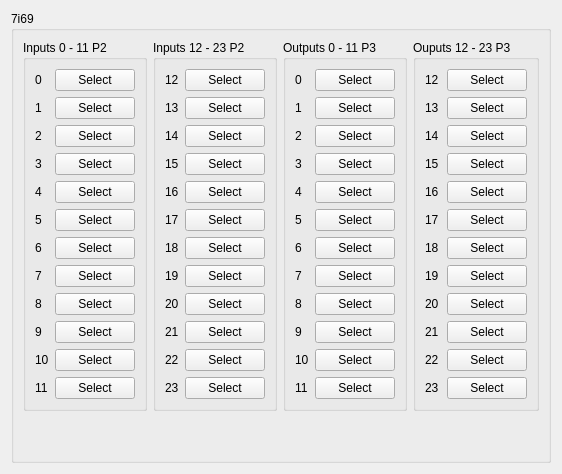
          <widget class="QWidget" name="ss7i69">
           <layout class="QGridLayout" name="gridLayout_74">
            <item row="0" column="0">
             <widget class="QGroupBox" name="groupBox_33">
              <property name="title">
               <string>7i69</string>
              </property>
              <layout class="QGridLayout" name="gridLayout_84">
               <item row="0" column="0">
                <widget class="QGroupBox" name="groupBox_40">
                 <property name="title">
                  <string>Inputs 0 - 11 P2</string>
                 </property>
                 <layout class="QGridLayout" name="gridLayout_81">
                  <item row="2" column="0">
                   <widget class="QLabel" name="label_546">
                    <property name="text">
                     <string>2</string>
                    </property>
                   </widget>
                  </item>
                  <item row="12" column="0">
                   <widget class="QLabel" name="label_550">
                    <property name="text">
                     <string>11</string>
                    </property>
                   </widget>
                  </item>
                  <item row="1" column="0">
                   <widget class="QLabel" name="label_548">
                    <property name="text">
                     <string>1</string>
                    </property>
                   </widget>
                  </item>
                  <item row="6" column="0">
                   <widget class="QLabel" name="label_547">
                    <property name="text">
                     <string>6</string>
                    </property>
                   </widget>
                  </item>
                  <item row="3" column="0">
                   <widget class="QLabel" name="label_556">
                    <property name="text">
                     <string>3</string>
                    </property>
                   </widget>
                  </item>
                  <item row="0" column="0">
                   <widget class="QLabel" name="label_413">
                    <property name="text">
                     <string>0</string>
                    </property>
                   </widget>
                  </item>
                  <item row="7" column="0">
                   <widget class="QLabel" name="label_551">
                    <property name="text">
                     <string>7</string>
                    </property>
                   </widget>
                  </item>
                  <item row="9" column="0">
                   <widget class="QLabel" name="label_554">
                    <property name="text">
                     <string>8</string>
                    </property>
                   </widget>
                  </item>
                  <item row="5" column="0">
                   <widget class="QLabel" name="label_555">
                    <property name="text">
                     <string>5</string>
                    </property>
                   </widget>
                  </item>
                  <item row="4" column="0">
                   <widget class="QLabel" name="label_549">
                    <property name="text">
                     <string>4</string>
                    </property>
                   </widget>
                  </item>
                  <item row="10" column="0">
                   <widget class="QLabel" name="label_552">
                    <property name="text">
                     <string>9</string>
                    </property>
                   </widget>
                  </item>
                  <item row="11" column="0">
                   <widget class="QLabel" name="label_553">
                    <property name="text">
                     <string>10</string>
                    </property>
                   </widget>
                  </item>
                  <item row="0" column="1">
                   <widget class="QPushButton" name="ss7i69in_0">
                    <property name="text">
                     <string>Select</string>
                    </property>
                   </widget>
                  </item>
                  <item row="1" column="1">
                   <widget class="QPushButton" name="ss7i69in_1">
                    <property name="text">
                     <string>Select</string>
                    </property>
                   </widget>
                  </item>
                  <item row="2" column="1">
                   <widget class="QPushButton" name="ss7i69in_2">
                    <property name="text">
                     <string>Select</string>
                    </property>
                   </widget>
                  </item>
                  <item row="3" column="1">
                   <widget class="QPushButton" name="ss7i69in_3">
                    <property name="text">
                     <string>Select</string>
                    </property>
                   </widget>
                  </item>
                  <item row="4" column="1">
                   <widget class="QPushButton" name="ss7i69in_4">
                    <property name="text">
                     <string>Select</string>
                    </property>
                   </widget>
                  </item>
                  <item row="5" column="1">
                   <widget class="QPushButton" name="ss7i69in_5">
                    <property name="text">
                     <string>Select</string>
                    </property>
                   </widget>
                  </item>
                  <item row="6" column="1">
                   <widget class="QPushButton" name="ss7i69in_6">
                    <property name="text">
                     <string>Select</string>
                    </property>
                   </widget>
                  </item>
                  <item row="7" column="1">
                   <widget class="QPushButton" name="ss7i69in_7">
                    <property name="text">
                     <string>Select</string>
                    </property>
                   </widget>
                  </item>
                  <item row="9" column="1">
                   <widget class="QPushButton" name="ss7i69in_8">
                    <property name="text">
                     <string>Select</string>
                    </property>
                   </widget>
                  </item>
                  <item row="10" column="1">
                   <widget class="QPushButton" name="ss7i69in_9">
                    <property name="text">
                     <string>Select</string>
                    </property>
                   </widget>
                  </item>
                  <item row="11" column="1">
                   <widget class="QPushButton" name="ss7i69in_10">
                    <property name="text">
                     <string>Select</string>
                    </property>
                   </widget>
                  </item>
                  <item row="12" column="1">
                   <widget class="QPushButton" name="ss7i69in_11">
                    <property name="text">
                     <string>Select</string>
                    </property>
                   </widget>
                  </item>
                 </layout>
                </widget>
               </item>
               <item row="0" column="1">
                <widget class="QGroupBox" name="groupBox_42">
                 <property name="title">
                  <string>Inputs 12 - 23 P2</string>
                 </property>
                 <layout class="QGridLayout" name="gridLayout_83">
                  <item row="9" column="0">
                   <widget class="QLabel" name="label_571">
                    <property name="text">
                     <string>21</string>
                    </property>
                   </widget>
                  </item>
                  <item row="3" column="0">
                   <widget class="QLabel" name="label_572">
                    <property name="text">
                     <string>15</string>
                    </property>
                   </widget>
                  </item>
                  <item row="11" column="0">
                   <widget class="QLabel" name="label_570">
                    <property name="text">
                     <string>23</string>
                    </property>
                   </widget>
                  </item>
                  <item row="2" column="0">
                   <widget class="QLabel" name="label_569">
                    <property name="text">
                     <string>14</string>
                    </property>
                   </widget>
                  </item>
                  <item row="5" column="0">
                   <widget class="QLabel" name="label_576">
                    <property name="text">
                     <string>17</string>
                    </property>
                   </widget>
                  </item>
                  <item row="10" column="0">
                   <widget class="QLabel" name="label_575">
                    <property name="text">
                     <string>22</string>
                    </property>
                   </widget>
                  </item>
                  <item row="8" column="0">
                   <widget class="QLabel" name="label_574">
                    <property name="text">
                     <string>20</string>
                    </property>
                   </widget>
                  </item>
                  <item row="4" column="0">
                   <widget class="QLabel" name="label_577">
                    <property name="text">
                     <string>16</string>
                    </property>
                   </widget>
                  </item>
                  <item row="7" column="0">
                   <widget class="QLabel" name="label_578">
                    <property name="text">
                     <string>19</string>
                    </property>
                   </widget>
                  </item>
                  <item row="0" column="0">
                   <widget class="QLabel" name="label_579">
                    <property name="text">
                     <string>12</string>
                    </property>
                   </widget>
                  </item>
                  <item row="6" column="0">
                   <widget class="QLabel" name="label_581">
                    <property name="text">
                     <string>18</string>
                    </property>
                   </widget>
                  </item>
                  <item row="1" column="0">
                   <widget class="QLabel" name="label_580">
                    <property name="text">
                     <string>13</string>
                    </property>
                   </widget>
                  </item>
                  <item row="0" column="1">
                   <widget class="QPushButton" name="ss7i69in_12">
                    <property name="text">
                     <string>Select</string>
                    </property>
                   </widget>
                  </item>
                  <item row="1" column="1">
                   <widget class="QPushButton" name="ss7i69in_13">
                    <property name="text">
                     <string>Select</string>
                    </property>
                   </widget>
                  </item>
                  <item row="2" column="1">
                   <widget class="QPushButton" name="ss7i69in_14">
                    <property name="text">
                     <string>Select</string>
                    </property>
                   </widget>
                  </item>
                  <item row="3" column="1">
                   <widget class="QPushButton" name="ss7i69in_15">
                    <property name="text">
                     <string>Select</string>
                    </property>
                   </widget>
                  </item>
                  <item row="4" column="1">
                   <widget class="QPushButton" name="ss7i69in_16">
                    <property name="text">
                     <string>Select</string>
                    </property>
                   </widget>
                  </item>
                  <item row="5" column="1">
                   <widget class="QPushButton" name="ss7i69in_17">
                    <property name="text">
                     <string>Select</string>
                    </property>
                   </widget>
                  </item>
                  <item row="6" column="1">
                   <widget class="QPushButton" name="ss7i69in_18">
                    <property name="text">
                     <string>Select</string>
                    </property>
                   </widget>
                  </item>
                  <item row="7" column="1">
                   <widget class="QPushButton" name="ss7i69in_19">
                    <property name="text">
                     <string>Select</string>
                    </property>
                   </widget>
                  </item>
                  <item row="8" column="1">
                   <widget class="QPushButton" name="ss7i69in_20">
                    <property name="text">
                     <string>Select</string>
                    </property>
                   </widget>
                  </item>
                  <item row="9" column="1">
                   <widget class="QPushButton" name="ss7i69in_21">
                    <property name="text">
                     <string>Select</string>
                    </property>
                   </widget>
                  </item>
                  <item row="10" column="1">
                   <widget class="QPushButton" name="ss7i69in_22">
                    <property name="text">
                     <string>Select</string>
                    </property>
                   </widget>
                  </item>
                  <item row="11" column="1">
                   <widget class="QPushButton" name="ss7i69in_23">
                    <property name="text">
                     <string>Select</string>
                    </property>
                   </widget>
                  </item>
                 </layout>
                </widget>
               </item>
               <item row="0" column="3">
                <widget class="QGroupBox" name="groupBox_39">
                 <property name="title">
                  <string>Ouputs 12 - 23 P3</string>
                 </property>
                 <layout class="QGridLayout" name="gridLayout_80">
                  <item row="9" column="0">
                   <widget class="QLabel" name="label_535">
                    <property name="text">
                     <string>21</string>
                    </property>
                   </widget>
                  </item>
                  <item row="11" column="0">
                   <widget class="QLabel" name="label_540">
                    <property name="text">
                     <string>23</string>
                    </property>
                   </widget>
                  </item>
                  <item row="8" column="0">
                   <widget class="QLabel" name="label_534">
                    <property name="text">
                     <string>20</string>
                    </property>
                   </widget>
                  </item>
                  <item row="7" column="0">
                   <widget class="QLabel" name="label_533">
                    <property name="text">
                     <string>19</string>
                    </property>
                   </widget>
                  </item>
                  <item row="0" column="0">
                   <widget class="QLabel" name="label_545">
                    <property name="text">
                     <string>12</string>
                    </property>
                   </widget>
                  </item>
                  <item row="1" column="0">
                   <widget class="QLabel" name="label_537">
                    <property name="text">
                     <string>13</string>
                    </property>
                   </widget>
                  </item>
                  <item row="6" column="0">
                   <widget class="QLabel" name="label_544">
                    <property name="text">
                     <string>18</string>
                    </property>
                   </widget>
                  </item>
                  <item row="5" column="0">
                   <widget class="QLabel" name="label_543">
                    <property name="text">
                     <string>17</string>
                    </property>
                   </widget>
                  </item>
                  <item row="4" column="0">
                   <widget class="QLabel" name="label_542">
                    <property name="text">
                     <string>16</string>
                    </property>
                   </widget>
                  </item>
                  <item row="2" column="0">
                   <widget class="QLabel" name="label_536">
                    <property name="text">
                     <string>14</string>
                    </property>
                   </widget>
                  </item>
                  <item row="10" column="0">
                   <widget class="QLabel" name="label_539">
                    <property name="text">
                     <string>22</string>
                    </property>
                   </widget>
                  </item>
                  <item row="3" column="0">
                   <widget class="QLabel" name="label_538">
                    <property name="text">
                     <string>15</string>
                    </property>
                   </widget>
                  </item>
                  <item row="0" column="1">
                   <widget class="QPushButton" name="ss7i69out_12">
                    <property name="text">
                     <string>Select</string>
                    </property>
                   </widget>
                  </item>
                  <item row="1" column="1">
                   <widget class="QPushButton" name="ss7i69out_13">
                    <property name="text">
                     <string>Select</string>
                    </property>
                   </widget>
                  </item>
                  <item row="2" column="1">
                   <widget class="QPushButton" name="ss7i69out_14">
                    <property name="text">
                     <string>Select</string>
                    </property>
                   </widget>
                  </item>
                  <item row="3" column="1">
                   <widget class="QPushButton" name="ss7i69out_15">
                    <property name="text">
                     <string>Select</string>
                    </property>
                   </widget>
                  </item>
                  <item row="4" column="1">
                   <widget class="QPushButton" name="ss7i69out_16">
                    <property name="text">
                     <string>Select</string>
                    </property>
                   </widget>
                  </item>
                  <item row="5" column="1">
                   <widget class="QPushButton" name="ss7i69out_17">
                    <property name="text">
                     <string>Select</string>
                    </property>
                   </widget>
                  </item>
                  <item row="6" column="1">
                   <widget class="QPushButton" name="ss7i69out_18">
                    <property name="text">
                     <string>Select</string>
                    </property>
                   </widget>
                  </item>
                  <item row="7" column="1">
                   <widget class="QPushButton" name="ss7i69out_19">
                    <property name="text">
                     <string>Select</string>
                    </property>
                   </widget>
                  </item>
                  <item row="8" column="1">
                   <widget class="QPushButton" name="ss7i69out_20">
                    <property name="text">
                     <string>Select</string>
                    </property>
                   </widget>
                  </item>
                  <item row="9" column="1">
                   <widget class="QPushButton" name="ss7i69out_21">
                    <property name="text">
                     <string>Select</string>
                    </property>
                   </widget>
                  </item>
                  <item row="10" column="1">
                   <widget class="QPushButton" name="ss7i69out_22">
                    <property name="text">
                     <string>Select</string>
                    </property>
                   </widget>
                  </item>
                  <item row="11" column="1">
                   <widget class="QPushButton" name="ss7i69out_23">
                    <property name="text">
                     <string>Select</string>
                    </property>
                   </widget>
                  </item>
                 </layout>
                </widget>
               </item>
               <item row="0" column="2">
                <widget class="QGroupBox" name="groupBox_41">
                 <property name="title">
                  <string>Outputs 0 - 11 P3</string>
                 </property>
                 <layout class="QGridLayout" name="gridLayout_82">
                  <item row="0" column="0">
                   <widget class="QLabel" name="label_557">
                    <property name="text">
                     <string>0</string>
                    </property>
                   </widget>
                  </item>
                  <item row="1" column="0">
                   <widget class="QLabel" name="label_558">
                    <property name="text">
                     <string>1</string>
                    </property>
                   </widget>
                  </item>
                  <item row="2" column="0">
                   <widget class="QLabel" name="label_559">
                    <property name="text">
                     <string>2</string>
                    </property>
                   </widget>
                  </item>
                  <item row="3" column="0">
                   <widget class="QLabel" name="label_560">
                    <property name="text">
                     <string>3</string>
                    </property>
                   </widget>
                  </item>
                  <item row="4" column="0">
                   <widget class="QLabel" name="label_561">
                    <property name="text">
                     <string>4</string>
                    </property>
                   </widget>
                  </item>
                  <item row="5" column="0">
                   <widget class="QLabel" name="label_562">
                    <property name="text">
                     <string>5</string>
                    </property>
                   </widget>
                  </item>
                  <item row="6" column="0">
                   <widget class="QLabel" name="label_563">
                    <property name="text">
                     <string>6</string>
                    </property>
                   </widget>
                  </item>
                  <item row="7" column="0">
                   <widget class="QLabel" name="label_564">
                    <property name="text">
                     <string>7</string>
                    </property>
                   </widget>
                  </item>
                  <item row="8" column="0">
                   <widget class="QLabel" name="label_565">
                    <property name="text">
                     <string>8</string>
                    </property>
                   </widget>
                  </item>
                  <item row="9" column="0">
                   <widget class="QLabel" name="label_566">
                    <property name="text">
                     <string>9</string>
                    </property>
                   </widget>
                  </item>
                  <item row="10" column="0">
                   <widget class="QLabel" name="label_567">
                    <property name="text">
                     <string>10</string>
                    </property>
                   </widget>
                  </item>
                  <item row="11" column="0">
                   <widget class="QLabel" name="label_568">
                    <property name="text">
                     <string>11</string>
                    </property>
                   </widget>
                  </item>
                  <item row="0" column="1">
                   <widget class="QPushButton" name="ss7i69out_0">
                    <property name="text">
                     <string>Select</string>
                    </property>
                   </widget>
                  </item>
                  <item row="1" column="1">
                   <widget class="QPushButton" name="ss7i69out_1">
                    <property name="text">
                     <string>Select</string>
                    </property>
                   </widget>
                  </item>
                  <item row="2" column="1">
                   <widget class="QPushButton" name="ss7i69out_2">
                    <property name="text">
                     <string>Select</string>
                    </property>
                   </widget>
                  </item>
                  <item row="3" column="1">
                   <widget class="QPushButton" name="ss7i69out_3">
                    <property name="text">
                     <string>Select</string>
                    </property>
                   </widget>
                  </item>
                  <item row="4" column="1">
                   <widget class="QPushButton" name="ss7i69out_4">
                    <property name="text">
                     <string>Select</string>
                    </property>
                   </widget>
                  </item>
                  <item row="5" column="1">
                   <widget class="QPushButton" name="ss7i69out_5">
                    <property name="text">
                     <string>Select</string>
                    </property>
                   </widget>
                  </item>
                  <item row="6" column="1">
                   <widget class="QPushButton" name="ss7i69out_6">
                    <property name="text">
                     <string>Select</string>
                    </property>
                   </widget>
                  </item>
                  <item row="7" column="1">
                   <widget class="QPushButton" name="ss7i69out_7">
                    <property name="text">
                     <string>Select</string>
                    </property>
                   </widget>
                  </item>
                  <item row="8" column="1">
                   <widget class="QPushButton" name="ss7i69out_8">
                    <property name="text">
                     <string>Select</string>
                    </property>
                   </widget>
                  </item>
                  <item row="9" column="1">
                   <widget class="QPushButton" name="ss7i69out_9">
                    <property name="text">
                     <string>Select</string>
                    </property>
                   </widget>
                  </item>
                  <item row="10" column="1">
                   <widget class="QPushButton" name="ss7i69out_10">
                    <property name="text">
                     <string>Select</string>
                    </property>
                   </widget>
                  </item>
                  <item row="11" column="1">
                   <widget class="QPushButton" name="ss7i69out_11">
                    <property name="text">
                     <string>Select</string>
                    </property>
                   </widget>
                  </item>
                 </layout>
                </widget>
               </item>
               <item row="1" column="0">
                <spacer name="verticalSpacer_10">
                 <property name="orientation">
                  <enum>Qt::Vertical</enum>
                 </property>
                 <property name="sizeHint" stdset="0">
                  <size>
                   <width>20</width>
                   <height>40</height>
                  </size>
                 </property>
                </spacer>
               </item>
              </layout>
             </widget>
            </item>
           </layout>
          </widget>
